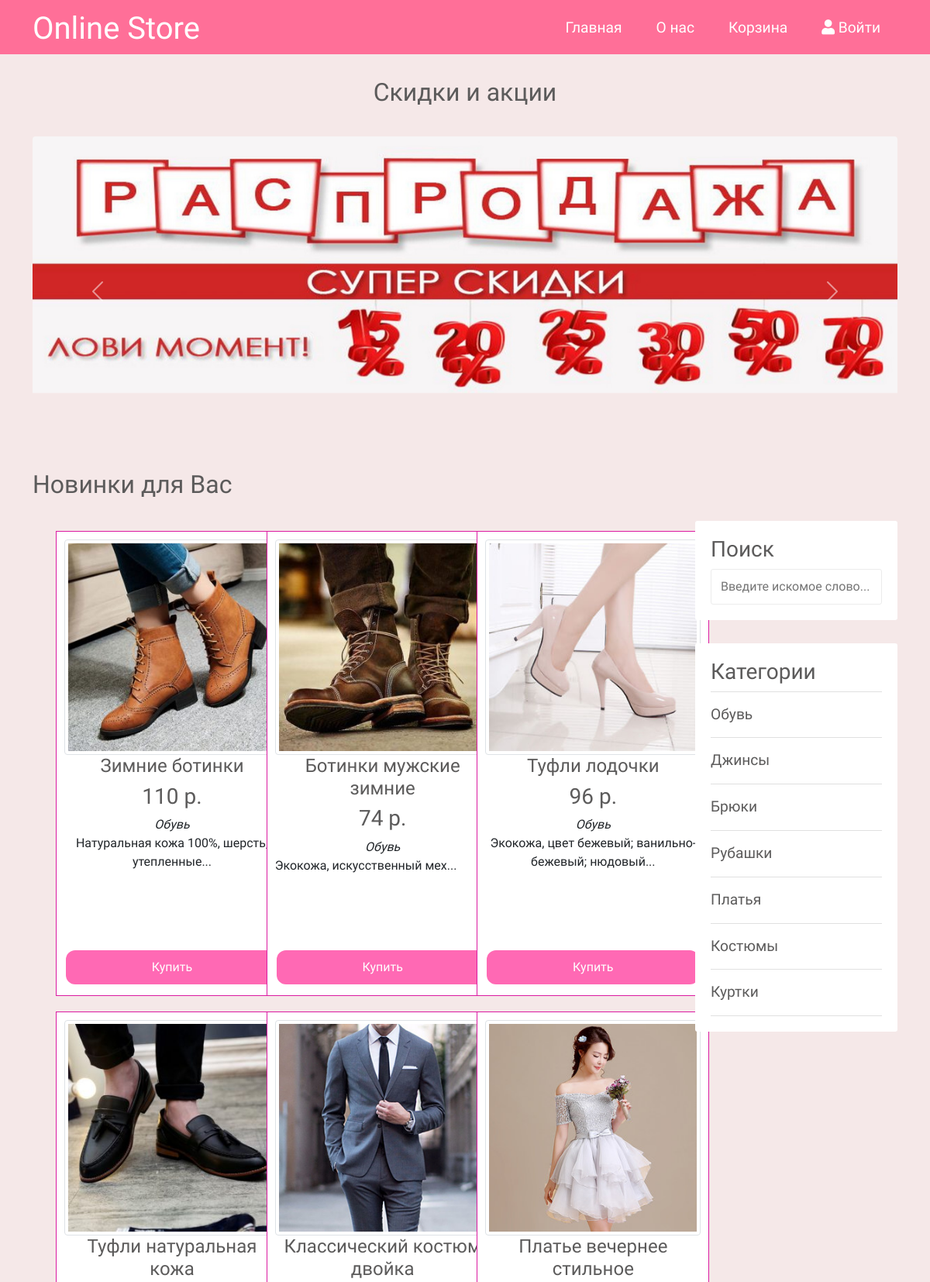
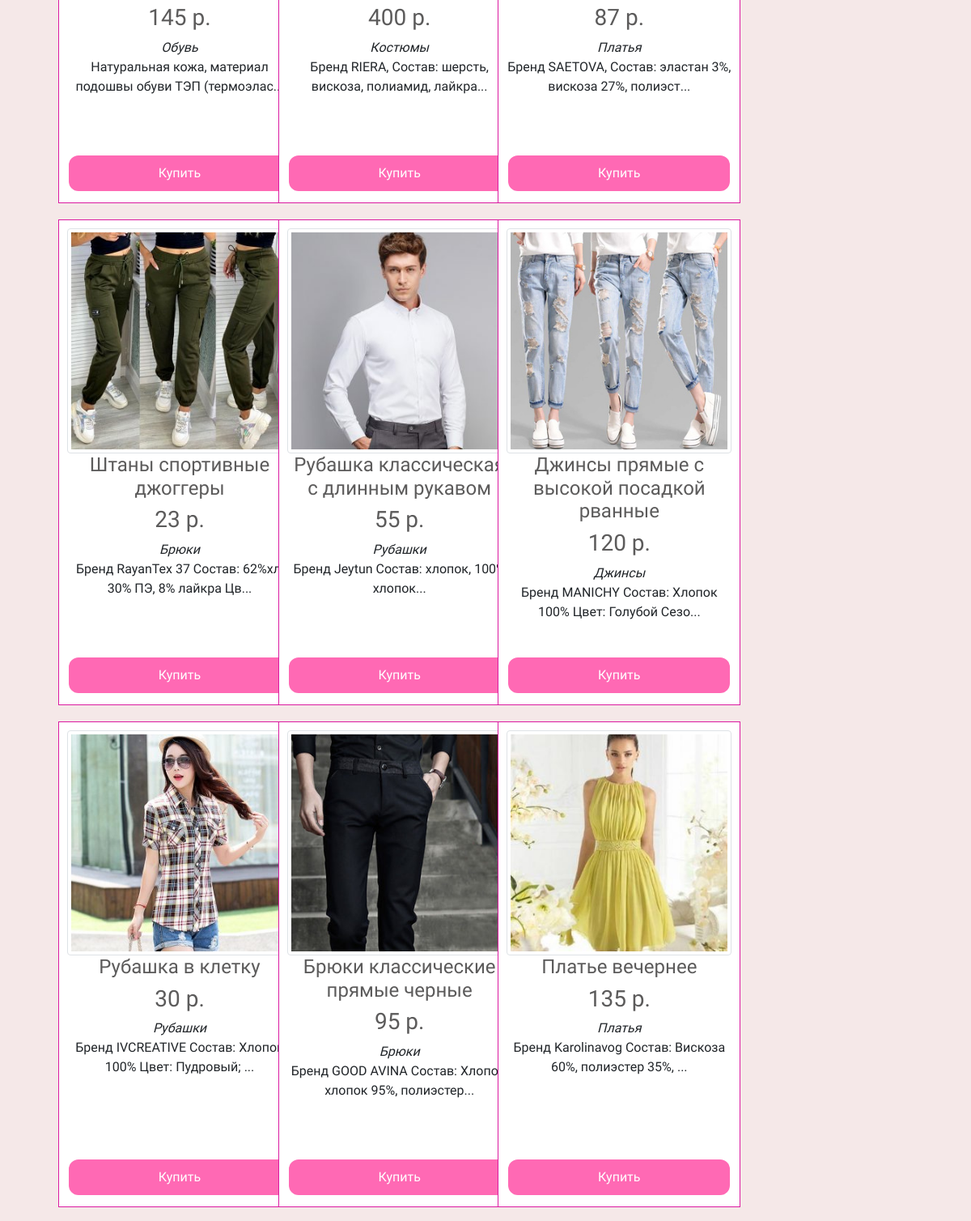
The page / (upper part) on the database its author committed (2 pictures, top to bottom).
### tables this page shows
CREATE TABLE `goods` (
  `id` int NOT NULL,
  `title` varchar(255) NOT NULL,
  `price` varchar(255) NOT NULL,
  `img` varchar(255) NOT NULL,
  `content` varchar(255) NOT NULL,
  `id_topic` int DEFAULT NULL
);

CREATE TABLE `topics` (
  `id` int NOT NULL,
  `name` varchar(255) NOT NULL,
  `description` text NOT NULL
);

### app/database/db.php (called while the page is built, shortened)
<?php
require 'connect.php';
function dbCheckError($query){
    $errInfo = $query->errorInfo();
    return true;
}
function selectAll($table, $params = []){
    global $pdo;
    $sql = "SELECT * FROM $table";
    $query = $pdo->prepare($sql);
    $query->execute();
    return $query->fetchAll();
}
function selectAllFromGoodsWithTopicsOnIndex($table1, $table2){
    global $pdo;
    $sql = "SELECT p.*, u.name FROM $table1 AS p JOIN $table2 AS u ON p.id_topic = u.id";
    $query = $pdo->prepare($sql);
    $query->execute();
    return $query->fetchAll();
}

### app/controllers/topics.php (called while the page is built, shortened)
<?php
include "e:/serverAmpps/Ampps/www/OnlineStore/app/database/db.php";
$topics = selectAll('topics');

### index.php (the view, shortened to what this page needs)
<?php
    include "app/controllers/topics.php";
		$goods = selectAllFromGoodsWithTopicsOnIndex('goods', 'topics');
?>
<!DOCTYPE html>
<html lang="en">
	<head>
		<link
			href="https://cdn.jsdelivr.net/npm/bootstrap@5.0.0-beta2/dist/css/bootstrap.min.css"
			rel="stylesheet"
		/>
		<link
			rel="stylesheet"
			href="https://use.fontawesome.com/releases/v5.7.2/css/all.css"
		/>
		<link rel="stylesheet" href="assets/css/style.css" />
	</head>
	<body>
		<?php include("app/include/header.php"); ?>
		<div class="container">
			<div class="row">
				<h2 class="slider-title">Скидки и акции</h2>
			</div>
			<div
				id="carouselExampleCaptions"
				class="carousel slide"
				data-bs-ride="carousel"
			>
				<div class="carousel-inner">
					<div class="carousel-item active">
						<img src="assets/images/170.jpg" class="d-block w-100" alt="..." />
					</div>
				</div>
				<button
					class="carousel-control-prev"
					type="button"
					data-bs-target="#carouselExampleCaptions"
					data-bs-slide="prev"
				>
					<span class="carousel-control-prev-icon" aria-hidden="true"></span>
				</button>
				<button
					class="carousel-control-next"
					type="button"
					data-bs-target="#carouselExampleCaptions"
					data-bs-slide="next"
				>
					<span class="carousel-control-next-icon" aria-hidden="true"></span>
				</button>
			</div>
		</div>
		<div class="container">
			<div class="content row">
				<div class="main-content col-md-9 col-12">
					<h2>Новинки для Вас</h2>
					<section class="product-box">
				<div class="row">
				<?php foreach ($goods as $good): ?>
                <div class="col-xs-6 col-sm-4 col-md-3 col-lg-4 product-parent">
                    <div class="product">
										<div class="img col-12 col-md-20">
                        <img src="<?="http://localhost/OnlineStore/" . 'assets/images/products/' . $good['img'] ?>" height="300" width="300" alt="<?=$good['title']?>" class="img-thumbnail">
                    </div>
                        <h4>
                            <a href="<?="http://localhost/OnlineStore/" . 'single.php?good=' . $good['id'];?>"><?=substr($good['title'], 0, 80)  ?></a>
                        </h4>
												<h3>
                            <a href="<?="http://localhost/OnlineStore/" . 'single.php?good=' . $good['id'];?>"><?=substr($good['price'], 0, 80) . ' р.' ?></a>
                        </h3>
                        <i> <?=$good['name'];?></i>
                        <p class="preview-text">
                            <?=mb_substr($good['content'], 0, 55, 'UTF-8') . '...' ?>
                        </p>
												<button class="buy-btn">Купить</button>
                    </div>
                </div>
        <?php endforeach; ?>
</div></section>
				</div>
				<div class="sidebar col-md-3 col-12">
					<div class="section search">
						<h3>Поиск</h3>
						<form action="search.php" method="post">
							<input
								type="text"
								name="search-term"
								class="text-input"
								placeholder="Введите искомое слово..."
							/>
						</form>
					</div>
					<div class="section topics">
						<h3>Категории</h3>
						<ul>
							<?php foreach ($topics as $key => $topic): ?>
                    <li>
                        <a href="<?="http://localhost/OnlineStore/" . 'category.php?id=' . $topic['id']; ?>"><?=$topic['name']; ?></a>
                    </li>
                    <?php endforeach; ?>
						</ul>
					</div>
				</div>
			</div>
		</div>
	</body>
</html>

### assets/css/style.css (style rules this page uses)
* { font-family: 'Comfortaa', cursive; }
html, h1, h2, h3, h4, h5, h6 { color: #5c5b5b; }
body { background: #f5e8e8; }
a { text-decoration: none; color: inherit; }
input { padding: 10px 12px; display: block; width: 100%; border-radius: 3px; border: 1px solid #ececec; line-height: 1.5rem; color: #444444; font-size: 1rem; }
.slider-title { text-align: center; padding: 30px 0; }
.carousel { height: 400px; }
.carousel-inner, .carousel-item { height: 400px; border-radius: 4px; }
.main-content h2 { margin: 30px 0; }
.search { margin-top: 96px; }
.sidebar .section { background: #ffffff; padding: 20px; border-radius: 3px; margin-bottom: 30px; }
.sidebar .topics ul { margin: 0px; padding: 0px; list-style: none; border-top: 1px solid #e0e0e0; }
.sidebar .topics ul li a { display: block; padding: 15px 0px 15px 0px; border-bottom: 1px solid #e0e0e0; transition: all 0.3s; text-decoration: none; font-weight: 500; color: #5c5b5b; font-size: 1.2em; }
section.product-box { margin: 30px 20px 30px 20px; }
.product { border: 1px solid #db1aa1; padding: 10px; margin: 10px; width: 300px; height: 600px; float: left; text-align: center; background-color: #fff; display: flex; flex-direction: column; }
.product img { width: 100%; max-height: 800px; }
.buy-btn { background-color: #ff69b4; color: white; border: none; padding: 10px 10px; text-align: center; text-decoration: none; display: inline-block; font-size: 16px; margin: 4px 2px; transition-duration: 0.4s; cursor: pointer; border-radius: 12px; margin-top: auto; }
.preview-text { display: flex; flex-direction: column; align-items: flex-start; flex-grow: 1; }

### rows shown on the page
goods: img (picture), title "Зимние ботинки", price "110", id_topic.name "Обувь", content "Натуральная кожа 100%, шерсть, утепленные"
goods: img (picture), title "Ботинки мужские зимние", price "74", id_topic.name "Обувь", content "Экокожа, искусственный мех"
goods: img (picture), title "Туфли лодочки", price "96", id_topic.name "Обувь", content "Экокожа, цвет бежевый; ванильно-бежевый; нюдовый"
goods: img (picture), title "Туфли натуральная кожа", price "145", id_topic.name "Обувь", content "Натуральная кожа, материал подошвы обуви ТЭП (термоэлас"
goods: img (picture), title "Классический костюм двойка", price "400", id_topic.name "Костюмы", content "Бренд RIERA, Состав: шерсть, вискоза, полиамид, лайкра"
goods: img (picture), title "Платье вечернее стильное", price "87", id_topic.name "Платья", content "Бренд SAETOVA, Состав: эластан 3%, вискоза 27%, полиэст"
goods: img (picture), title "Штаны спортивные джоггеры", price "23", id_topic.name "Брюки", content "Бренд RayanTex 37 Состав: 62%хл, 30% ПЭ, 8% лайкра Цв"
goods: img (picture), title "Рубашка классическая с длинным рукавом", price "55", id_topic.name "Рубашки", content "Бренд Jeytun Состав: хлопок, 100% хлопок"
goods: img (picture), title "Джинсы прямые с высокой посадкой рванные", price "120", id_topic.name "Джинсы", content "Бренд MANICHY Состав: Хлопок 100% Цвет: Голубой Сезо"
goods: img (picture), title "Рубашка в клетку", price "30", id_topic.name "Рубашки", content "Бренд IVCREATIVE Состав: Хлопок 100% Цвет: Пудровый;"
goods: img (picture), title "Брюки классические прямые черные", price "95", id_topic.name "Брюки", content "Бренд GOOD AVINA Состав: Хлопок, хлопок 95%, полиэстер"
goods: img (picture), title "Платье вечернее", price "135", id_topic.name "Платья", content "Бренд Karolinavog Состав: Вискоза 60%, полиэстер 35%,"
topics: name "Обувь"
topics: name "Джинсы"
topics: name "Брюки"
topics: name "Рубашки"
topics: name "Платья"
topics: name "Костюмы"
topics: name "Куртки"
